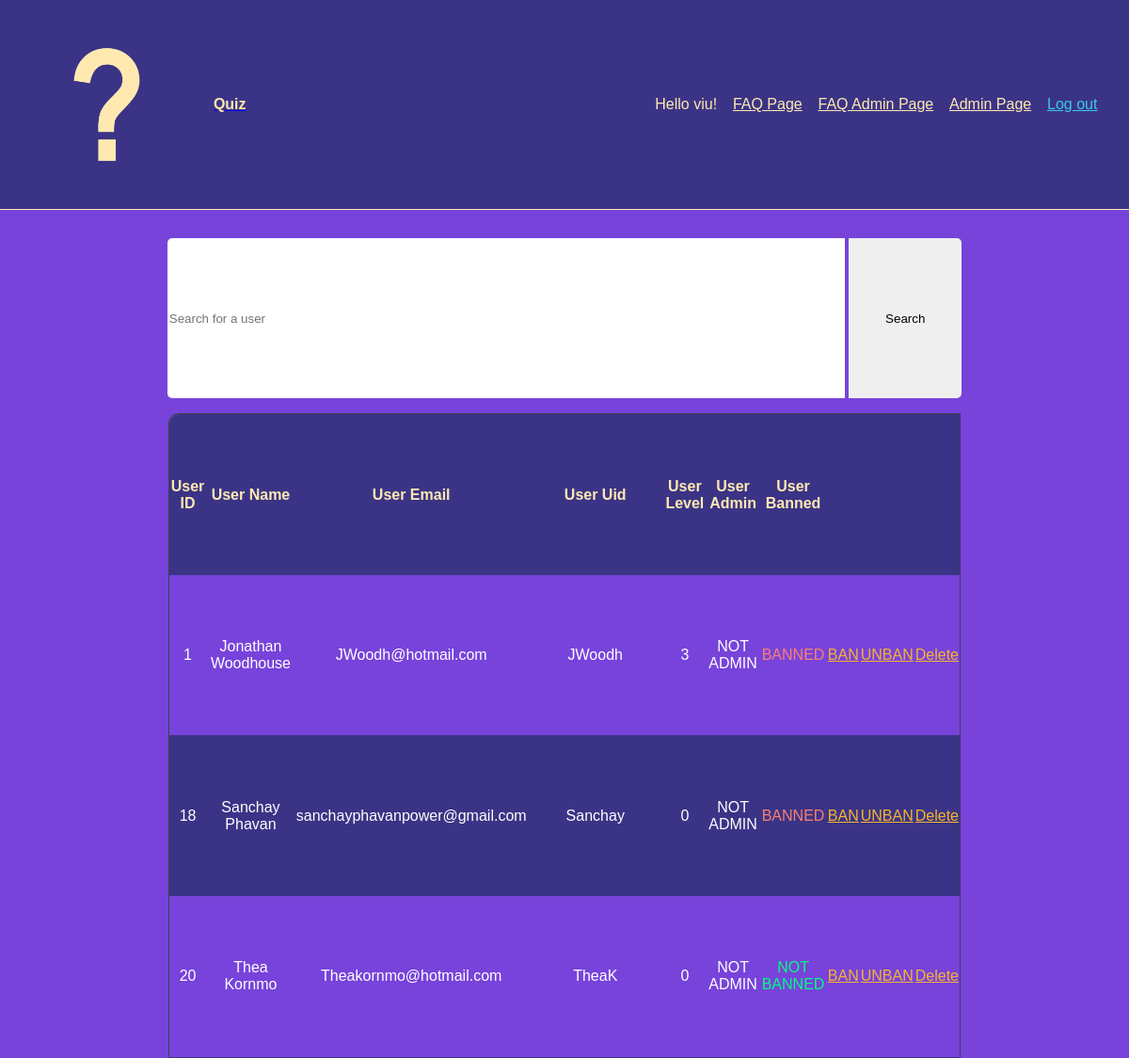
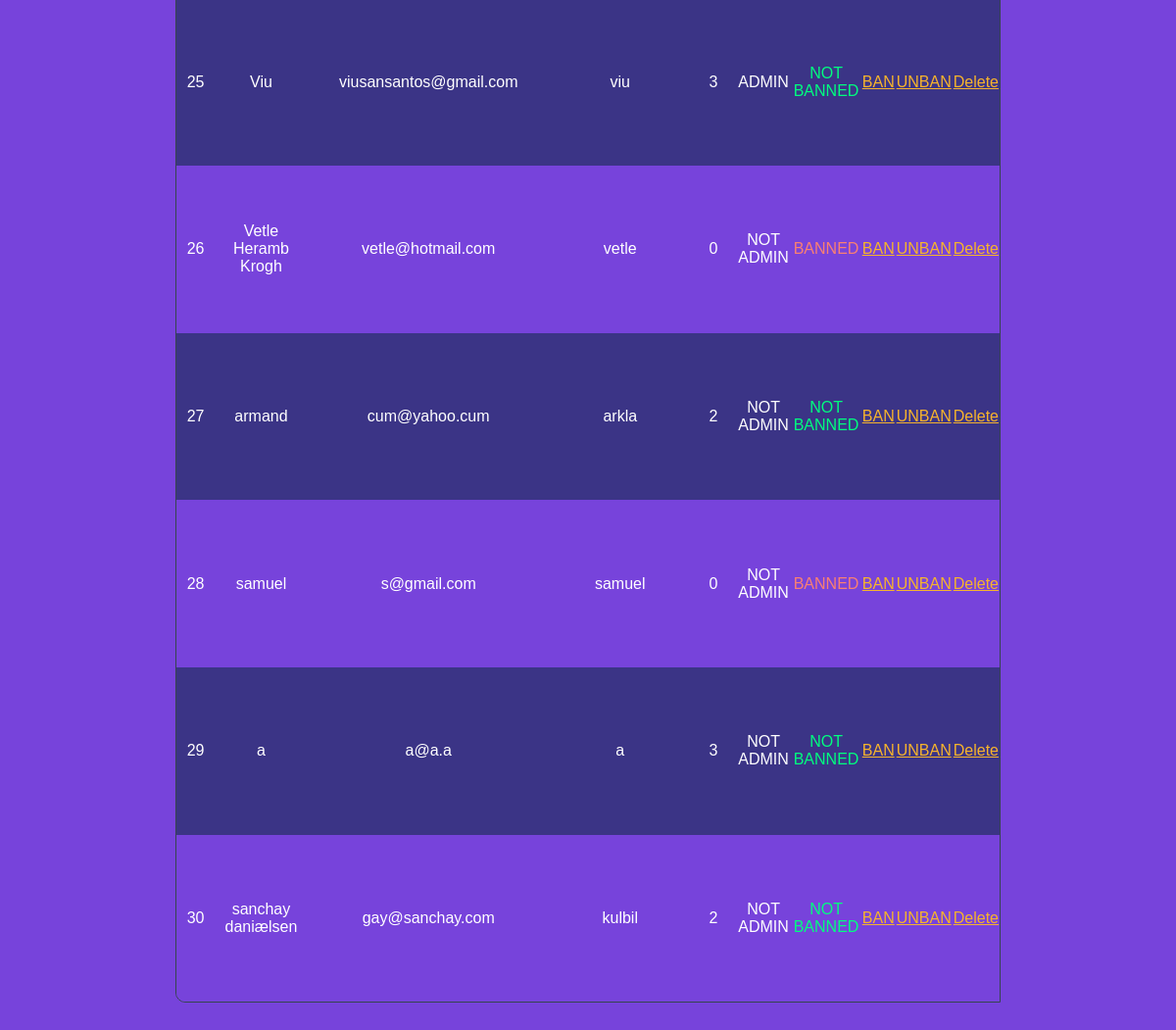
The app's page /adminpage.php (signed in) with its own data (2 pictures, top to bottom).
### tables this page shows
CREATE TABLE `users` (
  `usersId` int(11) NOT NULL,
  `usersName` varchar(128) NOT NULL,
  `usersEmail` varchar(128) NOT NULL,
  `usersUid` varchar(128) NOT NULL,
  `usersPwd` varchar(128) NOT NULL,
  `level` int(11) NOT NULL,
  `admin` int(1) DEFAULT 0,
  `banned` varchar(255) DEFAULT '0'
);

### adminpage.php (the view, shortened to what this page needs)
<?php include_once "header.php";?>
<!DOCTYPE html>
<html lang="en">
<head>
  <link rel="stylesheet" href="style.css">
</head>
<body class="adminBody">
  <div class="searchBarDiv">
    <form action="" method="GET">
      <input type="text" name="search" placeholder="Search for a user" class="searchBar" id="searchInput">
      <button type="submit" class="searchButton">Search</button>
    </form>
  </div>
  <div class="webcontainer">
  <div class="tableDiv">
  <table class="adminTable">
    <tr>
      <th>User ID</th>
      <th>User Name</th>
      <th>User Email</th>
      <th>User Uid</th>
      <th>User Level</th>
      <th>User Admin</th>
      <th>User Banned</th>
    </tr>
<?php
  include_once "includes/dbh.inc.php";
  $searchName = "1";
  if(isset($_GET['search'])){
    if ($_GET['search'] != "") {
      $searchName = $_GET['search'];
    }
    $fetchUserSQL = "SELECT * FROM users WHERE usersName like '%$searchName%';";
    $fetchResult =  $conn-> query($fetchUserSQL);
    if($fetchResult -> num_rows > 0){
      while ($row = $fetchResult -> fetch_assoc()){
        $banText = "";
        if($row['banned'] == 0){
          $banText = "NOT BANNED";
        }else if($row['banned'] == 1){
          $banText = "BANNED";
        }
        $adminText = "";
        if($row['admin'] == 0){
          $adminText = "NOT ADMIN";
        }else if($row['admin'] == 1){
          $adminText = "ADMIN";
        }
        echo "<tr>
        <td style='background-color:#50C878;' class='adminTd'>". $row["usersId"] . "</td>
        <td style='background-color:#50C878;' class='adminTd'>". $row["usersName"] . "</td>
        <td style='background-color:#50C878;' class='adminTd'>". $row["usersEmail"] ."</td>
        <td style='background-color:#50C878;' class='adminTd'>". $row["usersUid"] ."</td>
        <td style='background-color:#50C878;' class='adminTd'>". $row["level"] ."</td>
        <td style='background-color:#50C878;' class='adminTd'>". $adminText ."</td>";
        if($banText == "BANNED"){
          echo "<td style='background-color:#50C878;' class='banned'>". $banText ."</td>";
        }else{
          echo "<td style='background-color:#50C878;' class='notBanned'>". $banText ."</td>";
        }
        echo "<td style='background-color:#50C878;' class='adminTd'> <a href='adminpage.php?ban=". $row["usersId"]. "' class='deleteButton'>BAN</a></td>
        <td style='background-color:#50C878;' class='adminTd'> <a href='adminpage.php?unban=". $row["usersId"]. "' class='deleteButton'>UNBAN</a></td>
        <td style='background-color:#50C878;' class='adminTd'> <a href='adminpage.php?id=". $row["usersId"] ."' class='deleteButton'>Delete </a></td>
      </tr>";
      }
    }
  } else {
    $searchName = "1";
  }
    $sql = "SELECT * FROM users WHERE NOT usersName like '%$searchName%';";
    $result = $conn-> query($sql);
    if($result -> num_rows > 0){
      while ($row = $result -> fetch_assoc()) {
        $banText = "";
        if($row['banned'] == 0){
          $banText = "NOT BANNED";
        }else if($row['banned'] == 1){
          $banText = "BANNED";
        }
        $adminText = "";
        if($row['admin'] == 0){
          $adminText = "NOT ADMIN";
        }else if($row['admin'] == 1){
          $adminText = "ADMIN";
        }
        echo "<tr>
          <td class='adminTd'>". $row["usersId"] . "</td>
          <td class='adminTd'>". $row["usersName"] . "</td>
          <td class='adminTd'>". $row["usersEmail"] ."</td>
          <td class='adminTd'>". $row["usersUid"] ."</td>
          <td class='adminTd'>". $row["level"] ."</td>
          <td class='adminTd'>". $adminText ."</td>";
          if($banText == "BANNED"){
            echo "<td class='banned'>". $banText ."</td>";
          }else{
            echo "<td class='notBanned'>". $banText ."</td>";
          }
          echo "
          <td class='adminTd'> <a href='adminpage.php?ban=". $row["usersId"]. "' class='deleteButton'>BAN</a></td>
          <td class='adminTd'> <a href='adminpage.php?unban=". $row["usersId"]. "' class='deleteButton'>UNBAN</a></td>
          <td class='adminTd'> <a href='adminpage.php?id=". $row["usersId"] ."' class='deleteButton'>Delete </a></td>
        </tr>";
      }
      echo "
          </table>
          </div>
          </div>
        ";
    }
    else{
      echo "No users found";
    }
  ?>
</body>
</html>

### style.css (style rules this page uses)
body { margin: 0; font-family: arial; }
.adminBody { background-color: #7743DB; overflow: hidden; }
.webcontainer { width: 100%; height: 100%; display: flex; justify-content: center; }
.tableDiv { width: 70vw; overflow: auto; height: 60vh; border: 1px solid #36454F; border-radius: 10px 0 0 10px; }
.adminTable { border-collapse: collapse; width: 100%; text-align: left; background-color: #3b3486; border-radius: 10px 0 0 10px; }
.adminTable td { text-align: center; height: 3vh; }
.adminTd { color: #fff; }
.notBanned { color: #00FF7F; }
.banned { color: #FA8072; }
.adminTable tr:nth-child(even) { background-color: #7743DB; }
.adminTable tr { color: #ffe9b1; text-align: center; height: 6vh; }
.deleteButton { color: #F7B42C }
.searchBarDiv { display: flex; justify-content: center; }
.searchBar, .searchButton { border: 0; margin-top: 30px; }
.searchBar { width: 60vw; height: 6vh; border-radius: 5px 0 0 5px; margin: 0; }
.searchButton { width: 10vw; height: 6vh; border-radius: 0 5px 5px 0; }

### records on screen
users: usersId "1", usersName "Jonathan Woodhouse", usersEmail "JWoodh@hotmail.com", usersUid "JWoodh", level "3", admin "NOT ADMIN", banned "BANNED"
users: usersId "18", usersName "Sanchay Phavan", usersEmail "sanchayphavanpower@gmail.com", usersUid "Sanchay", level "0", admin "NOT ADMIN", banned "BANNED"
users: usersId "20", usersName "Thea Kornmo", usersEmail "Theakornmo@hotmail.com", usersUid "TheaK", level "0", admin "NOT ADMIN", banned "NOT BANNED"
users: usersId "25", usersName "Viu", usersEmail "viusansantos@gmail.com", usersUid "viu", level "3", admin "ADMIN", banned "NOT BANNED"
users: usersId "26", usersName "Vetle Heramb Krogh", usersEmail "vetle@hotmail.com", usersUid "vetle", level "0", admin "NOT ADMIN", banned "BANNED"
users: usersId "27", usersName "armand", usersEmail "cum@yahoo.cum", usersUid "arkla", level "2", admin "NOT ADMIN", banned "NOT BANNED"
users: usersId "28", usersName "samuel", usersEmail "s@gmail.com", usersUid "samuel", level "0", admin "NOT ADMIN", banned "BANNED"
users: usersId "29", usersName "a", usersEmail "a@a.a", usersUid "a", level "3", admin "NOT ADMIN", banned "NOT BANNED"
users: usersId "30", usersName "sanchay daniælsen", usersEmail "gay@sanchay.com", usersUid "kulbil", level "2", admin "NOT ADMIN", banned "NOT BANNED"

### other values on screen
$_SESSION['useruid'] "viu"
